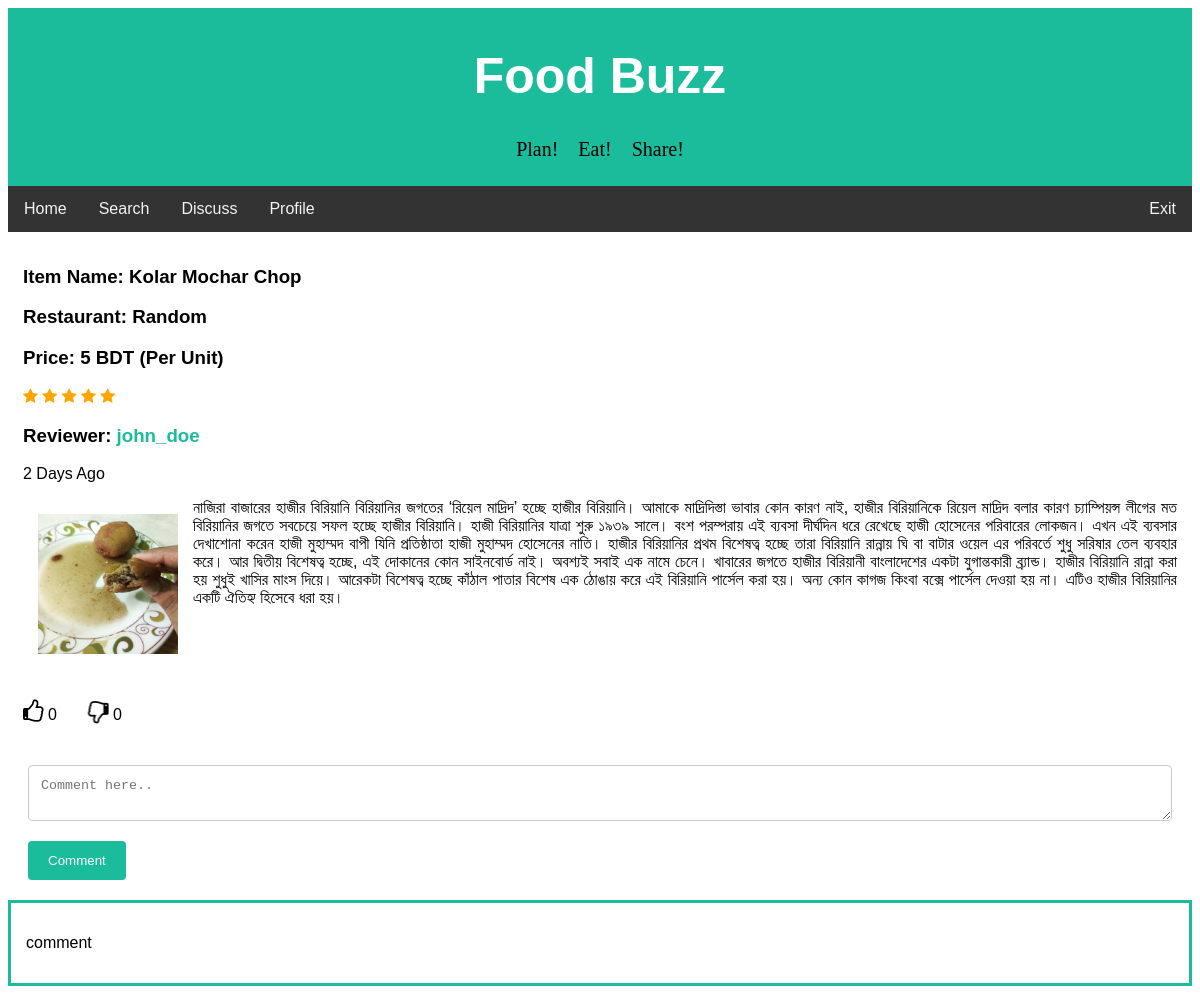
Screenshot of /full_review.php?review_id=7 (signed in) with the database file from the repository.
### tables this page shows
CREATE TABLE `review` (
  `review_id` int(20) NOT NULL,
  `user_id` int(11) NOT NULL,
  `item_name` varchar(50) NOT NULL,
  `restaurant` varchar(50) NOT NULL,
  `district` varchar(50) NOT NULL,
  `rating` int(3) NOT NULL,
  `price` int(10) NOT NULL,
  `meal_type` varchar(20) NOT NULL,
  `cuisine` varchar(20) NOT NULL,
  `description` text NOT NULL,
  `upvote` int(100) NOT NULL,
  `downvote` int(100) NOT NULL,
  `comment_count` int(100) NOT NULL,
  `review_time` datetime DEFAULT NULL,
  `img_url` text NOT NULL
);

CREATE TABLE `users` (
  `id` int(11) NOT NULL,
  `first_name` varchar(25) NOT NULL,
  `last_name` varchar(25) NOT NULL,
  `username` varchar(50) NOT NULL,
  `email` varchar(100) NOT NULL,
  `password` varchar(256) NOT NULL,
  `signup_date` date NOT NULL,
  `profile_pic` varchar(156) NOT NULL,
  `district` varchar(100) NOT NULL,
  `list_count` int(11) NOT NULL
);

### handlers/full_review_handler.php (called while the page is built, shortened)
<?php
require 'config/config.php';
if(isset($_SESSION['username'])){
    $userLoggedIn = $_SESSION['username'];
    $user_details_query = mysqli_query($con, "SELECT * FROM users WHERE username='$userLoggedIn'");
    $user = mysqli_fetch_array($user_details_query);
}
else {
    header("Location: index.php");
}
$user_id = $user['id'];
function getLikes($id)
{
    global $con;
    $sql = "SELECT COUNT(*) FROM rating_info
            WHERE post_id = $id AND rating_action='like'";
    $rs = mysqli_query($con, $sql);
    $result = mysqli_fetch_array($rs);
    return $result[0];
}
function getDislikes($id)
{
    global $con;
    $sql = "SELECT COUNT(*) FROM rating_info
            WHERE post_id = $id AND rating_action='dislike'";
    $rs = mysqli_query($con, $sql);
    $result = mysqli_fetch_array($rs);
    return $result[0];
}
function userLiked($post_id)
{
  global $con;
  global $user_id;
  $sql = "SELECT * FROM rating_info WHERE user_id=$user_id
  		  AND post_id=$post_id AND rating_action='like'";
  $result = mysqli_query($con, $sql);
  if (mysqli_num_rows($result) > 0) {
  	return true;
  }
  else{
  	return false;
  }
}
function userDisliked($post_id)
{
  global $con;
  global $user_id;
  $sql = "SELECT * FROM rating_info WHERE user_id=$user_id
  		  AND post_id=$post_id AND rating_action='dislike'";
  $result = mysqli_query($con, $sql);
  if (mysqli_num_rows($result) > 0) {
  	return true;
  }
  else{
  	return false;
  }
}
$review_id = $_GET['review_id'];
$review_details_query = mysqli_query($con, "SELECT * FROM review WHERE review_id='$review_id'");
$review_row = mysqli_fetch_array($review_details_query);
$profile_id = $review_row['user_id'];
$profile_details_query = mysqli_query($con, "SELECT * FROM users WHERE id='$profile_id'");
$profile_row = mysqli_fetch_array($profile_details_query);
?>

### config/config.php (called while the page is built, shortened)
<?php
function yeasarTimeMessage($post_time) {
    $date_time_now = date("Y-m-d H:i:s");
    $start_date= new DateTime($post_time);
    $end_date = new DateTime($date_time_now);
    $interval = $start_date->diff($end_date);
    if($interval->y >= 1) {
        if($interval == 1)
            $time_message = $interval->y." year ago";
        else
            $time_message = $interval->y." years ago";
    }
    elseif($interval->d >= 1) {
        if($interval->d == 1) {
            $time_message = "Yesterday";
        }
        else {
            $time_message = $interval->d. " days ago";
        }
    }
    return $time_message;
}
?>

### full_review.php (the view, shortened to what this page needs)
<?php
require 'handlers/full_review_handler.php';
?>
<!DOCTYPE html>
<html>
<head>
<link rel="stylesheet" href="https://cdnjs.cloudflare.com/ajax/libs/font-awesome/4.7.0/css/font-awesome.min.css">
<link rel="stylesheet" href="css/fullreview.css">
</head>
<body>
<div class="header">
  <h1>Food Buzz</h1>
  <pre style= "font-family:verdana; font-size: 20px;">Plan!    Eat!    Share!</pre>
</div>
<div class="topnav" id="navbar">
  <a href="home.php">Home</a>
  <a href="search.php">Search</a>
  <a href="discuss.php">Discuss</a>
  <a href="profile.php?profileId=<?php echo$user['id']; ?>">Profile</a>
  <a href="handlers/logout.php" style="float:right">Exit</a>
</div>
<div class="div_home clearfix" style="text-transform:capitalize">
    <h3>Item name: <?php echo $review_row['item_name'] ?></h3>
    <h3>Restaurant: <?php echo $review_row['restaurant'] ?></h3>
    <h3>Price: <?php echo $review_row['price'] ?> BDT (per unit)</h3>
    <?php $star_value = $review_row['rating']; ?>
    <span class="fa fa-star <?php if($star_value >= 1) echo "checked"; ?>"></span>
    <span class="fa fa-star <?php if($star_value >= 2) echo "checked"; ?>"></span>
    <span class="fa fa-star <?php if($star_value >= 3) echo "checked"; ?>"></span>
    <span class="fa fa-star <?php if($star_value >= 3) echo "checked"; ?>"></span>
    <span class="fa fa-star <?php if($star_value >= 5) echo "checked"; ?>"></span>
    <h3 style="text-transform:none;">Reviewer: <a href="profile.php?profileId=<?php echo $profile_row['id']; ?>"> <?php echo $profile_row['username']; ?> </a>  </h3>
    <p><?php echo yeasarTimeMessage($review_row['review_time']); ?></p>
    <a href="uploads/<?php echo $review_row['img_url']?>"><img class="img_home" src="uploads/<?php echo $review_row['img_url']?>" width="170" height="170"></a>
    <p style="text-align:justify;">
      <?php
        $reviewText = $review_row['description'];
        echo "$reviewText";
      ?>
    </p>
</div>
<div class="div_home clearfix">
  <div>
    <i
      <?php if(userLiked($review_row['review_id'])): ?>
        class="fa fa-thumbs-up like-btn"
      <?php else: ?>
        class="fa fa-thumbs-o-up like-btn"
      <?php endif ?>
    data-id="<?php echo $review_row['review_id'] ?>"></i>
    <span class="likes"><?php echo getLikes($review_row['review_id']); ?></span>
    <i
      <?php if(userDisliked($review_row['review_id'])): ?>
        class="fa fa-thumbs-down dislike-btn"
      <?php else: ?>
        class="fa fa-thumbs-o-down dislike-btn"
      <?php endif ?>
    data-id="<?php echo $review_row['review_id'] ?>"></i>
    <span class="dislikes"><?php echo getDislikes($review_row['review_id']);?></span>
    </div>
</div>
<div class="container">
  <form action="full_review.php" method="POST">
    <textarea id="comment_text" name="comment_text" placeholder="Comment here.." rows="2" ></textarea>
    <input type="submit" name="comment" value="Comment">
  </form>
</div>
<div class="div_comment">
  <p>comment</p>
</div>
</body>
</html>

### css/fullreview.css (style rules this page uses)
body { font-family: Arial, Helvetica, sans-serif; }
* { box-sizing: border-box; }
input[type=text], input[type=number], input[type=file], select, textarea { width: 100%; padding: 12px; border: 1px solid #ccc; border-radius: 4px; box-sizing: border-box; margin-top: 6px; margin-bottom: 16px; resize: vertical; }
input[type=submit] { background-color: #1abc9c; color: white; padding: 12px 20px; border: none; border-radius: 4px; cursor: pointer; }
.checked { color: orange; }
a:link,:visited { text-decoration: none; color:#1abc9c; }
.div_home { background-color: white; padding: 15px; }
.img_home { float: left; padding: 15px; }
.clearfix { overflow: auto; }
.fa-thumbs-down, .fa-thumbs-o-down, .fa-thumbs-up, .fa-thumbs-o-up { font-size: 1.5em; }
.fa-thumbs-down, .fa-thumbs-o-down { transform:rotateY(180deg); }
.container { border-radius: 5px; background-color: #ffff; padding: 20px; }
.header { padding: 5px; text-align: center; background: #1abc9c; }
.header h1 { font-size: 50px; color: white; }
.topnav { overflow: hidden; background-color: #333; }
.topnav a { float: left; display: block; color: #f2f2f2; text-align: center; padding: 14px 16px; text-decoration: none; }
.div_comment { background-color: white; border: 3px solid #1abc9c; padding: 15px; }

### rows the page displays
review: item_name "Kolar Mochar Chop", restaurant "Random", price "5", review_time "2 Days Ago", img_url (picture), description "নাজিরা বাজারের হাজীর বিরিয়ানি বিরিয়ানির জগতের ‘রিয়েল মাদ্রিদ’ হচ্ছে হাজীর বিরিয়ানি। আমাকে মাদ্রিদিস্তা ভাবার কোন কারণ নাই, হাজীর বিরিয়ানিকে রিয়েল মাদ্রিদ বলার কারণ চ্যাম্পিয়ন্স লীগের মত বিরিয়ানির জগতে সবচেয়ে সফল হচ্ছে হাজীর বিরিয়ানি। হাজী বিরিয়ানির যাত্রা শুরু ১৯৩৯ সালে। বংশ পরম্পরায় এই ব্যবসা দীর্ঘদিন ধরে রেখেছে হাজী হোসেনের পরিবারের লোকজন। এখন এই ব্যবসার দেখাশোনা করেন হাজী মুহাম্মদ বাপী যিনি প্রতিষ্ঠাতা হাজী মুহাম্মদ হোসেনের নাতি। হাজীর বিরিয়ানির প্রথম বিশেষত্ব হচ্ছে তারা বিরিয়ানি রান্নায় ঘি বা বাটার ওয়েল এর পরিবর্তে শুধু সরিষার তেল ব্যবহার করে। আর দ্বিতীয় বিশেষত্ব হচ্ছে, এই দোকানের কোন সাইনবোর্ড নাই। অবশ্যই সবাই এক নামে চেনে। খাবারের জগতে হাজীর বিরিয়ানী বাংলাদেশের একটা…"
users: username "john_doe"

### other values shown
getLikes($review_row['review_id']) "0"
getDislikes($review_row['review_id']) "0"
